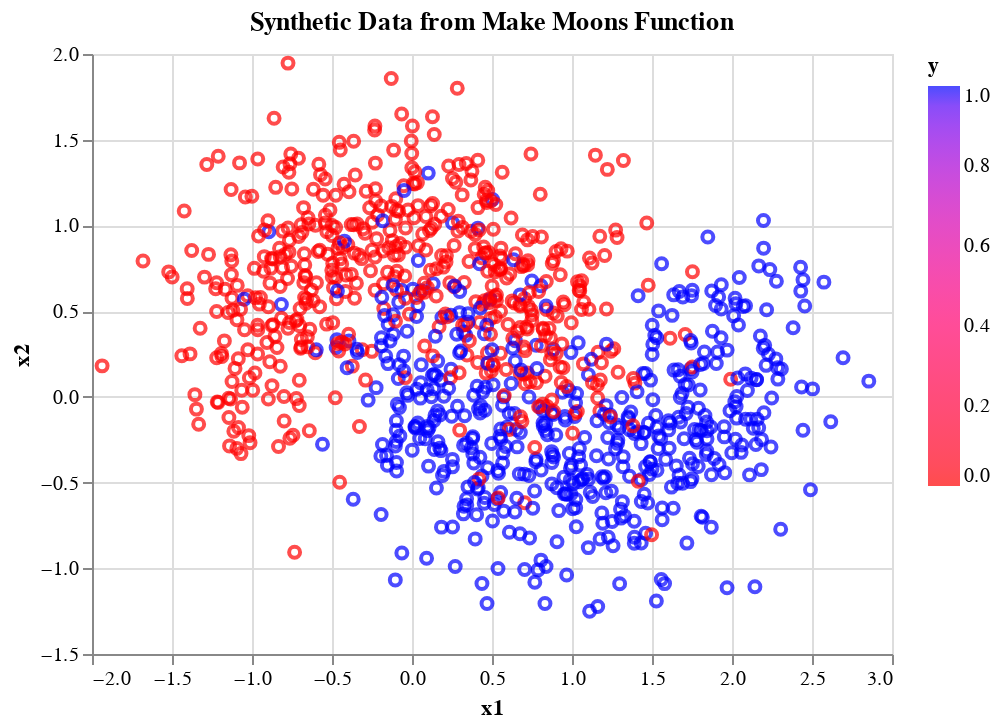

The notebook cell saved with this chart:
### Markdown cell above
**(b)** Visualizing Data

### Code cell
import altair as alt

alt.Chart(
    pd.DataFrame(
        {'x1': X_data[:, 0], 
        'x2': X_data[:, 1], 
        'y': Y_data}), 
        title = "Synthetic Data from Make Moons Function").mark_point().encode(
            x='x1', 
            y='x2', 
            color=alt.Color('y', scale=alt.Scale(
                domain=[0.0, 1.0], 
                range=['red', 'blue'])))

### Figure 1 — Vega-Lite specification as saved in the notebook (floating-point values rounded to 4 significant figures; data arrays with more than 128 entries replaced by an {"elided": "..."} marker saying what was removed)
{"config": {"view": {"continuousWidth": 400, "continuousHeight": 300}}, "data": {"name": "data-db426bce187014ccd7cf58f53d8f4cc6"}, "mark": "point", "encoding": {"color": {"field": "y", "scale": {"domain": [0.0, 1.0], "range": ["red", "blue"]}, "type": "quantitative"}, "x": {"field": "x1", "type": "quantitative"}, "y": {"field": "x2", "type": "quantitative"}}, "title": "Synthetic Data from Make Moons Function", "$schema": "https://vega.github.io/schema/vega-lite/v4.17.0.json", "datasets": {"data-db426bce187014ccd7cf58f53d8f4cc6": {"elided": "1000 records"}}}
